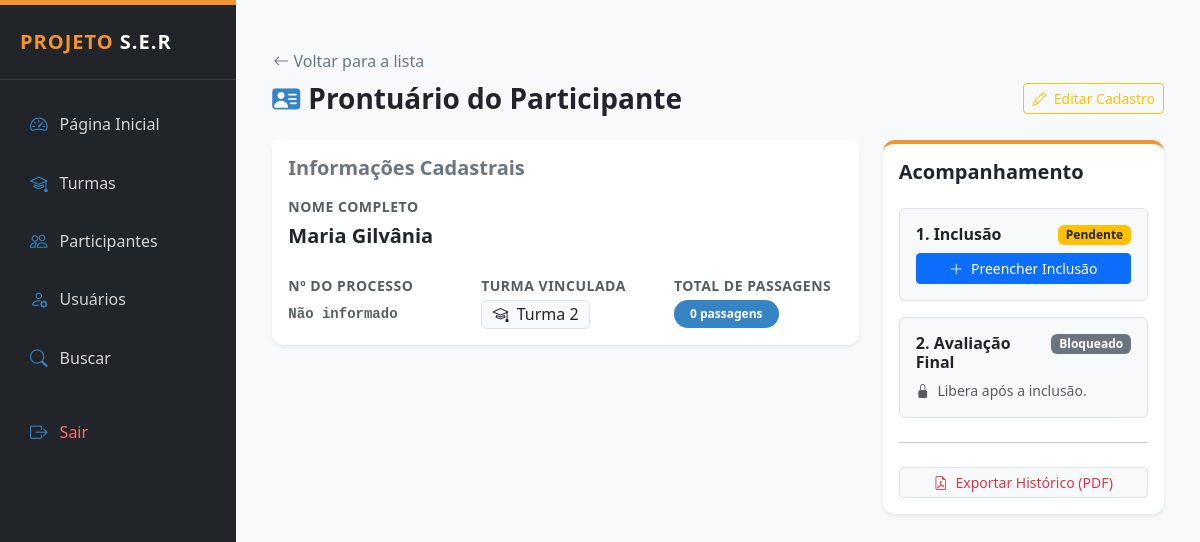
/public/participantes_detalhes.php?id=170 (signed in), run on an earlier commit of the app's database.
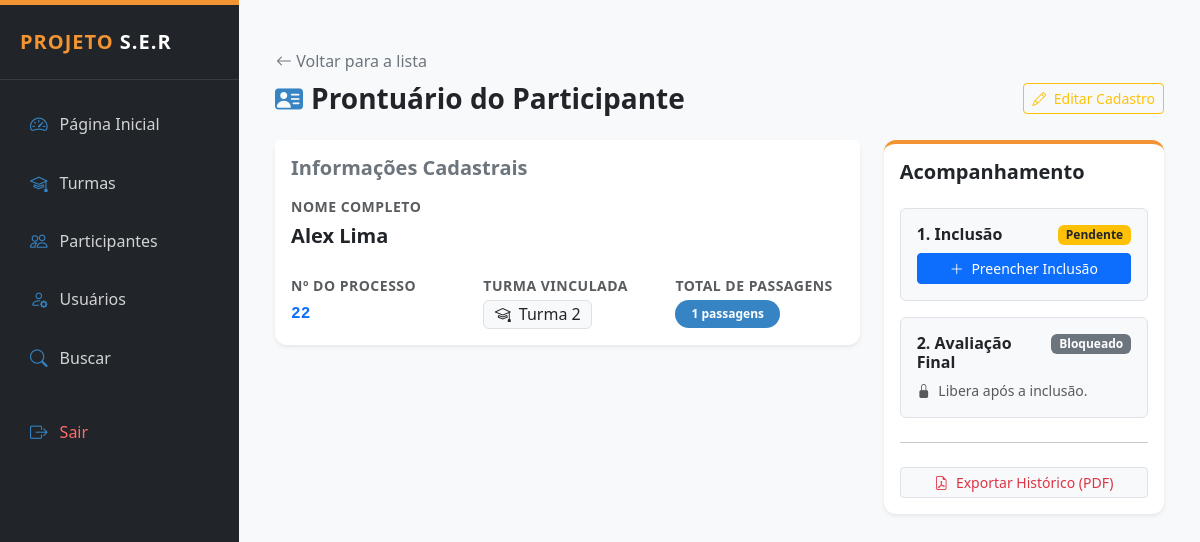
And on a later commit of the database.
### tables this page shows
CREATE TABLE `participantes` (
  `id` int(11) NOT NULL,
  `nome` varchar(120) NOT NULL,
  `numero_processo` varchar(50) DEFAULT NULL,
  `cpf` varchar(11) DEFAULT NULL,
  `data_nascimento` date DEFAULT NULL,
  `telefone` varchar(20) DEFAULT NULL,
  `email` varchar(120) DEFAULT NULL,
  `endereco` varchar(150) DEFAULT NULL,
  `bairro` varchar(100) DEFAULT NULL,
  `turma_id` int(11) DEFAULT NULL,
  `observacoes` text DEFAULT NULL,
  `criado_em` timestamp NOT NULL DEFAULT current_timestamp(),
  `caso_id` int(11) DEFAULT NULL,
  `status` enum('ativo','inativo') DEFAULT 'ativo',
  `total_passagens` int(11) DEFAULT 0
);

CREATE TABLE `turmas` (
  `id` int(11) NOT NULL,
  `nome` varchar(120) NOT NULL,
  `descricao` text DEFAULT NULL,
  `responsavel` varchar(100) DEFAULT NULL,
  `data_inicio` date DEFAULT NULL,
  `data_fim` date DEFAULT NULL,
  `status` enum('ativa','encerrada') DEFAULT 'ativa',
  `criado_em` timestamp NOT NULL DEFAULT current_timestamp()
);

### public/participantes_detalhes.php (the view, shortened to what the changed rows need)
<?php
require_once __DIR__ . '/../config/conexao.php';
require_once __DIR__ . '/../layout/admin_header.php';
$id = $_GET['id'] ?? null;
$stmt = $pdo->prepare("
    SELECT p.*, t.nome AS turma_nome
    FROM participantes p
    LEFT JOIN turmas t ON t.id = p.turma_id
    WHERE p.id = ?
");
$stmt->execute([$id]);
$p = $stmt->fetch();
function campo($valor) {
    return $valor ? htmlspecialchars($valor) : '<span class="text-muted small italic">Não informado</span>';
}
?>
<div class="container-fluid py-4">
    <div class="row">
        <div class="col-lg-8">
            <div class="card border-0 shadow-sm mb-4">
                <div class="card-body pt-0">
                    <div class="row g-4">
                        <div class="col-12">
                            <label class="small text-uppercase fw-bold text-muted d-block mb-1">Nome Completo</label>
                            <span class="fs-5 fw-bold text-dark"><?= htmlspecialchars($p['nome']) ?></span>
                        </div>
                        <div class="col-md-4">
                            <label class="small text-uppercase fw-bold text-muted d-block mb-1">Nº do Processo</label>
                            <code class="fs-6 text-primary fw-bold"><?= campo($p['numero_processo']) ?></code>
                        </div>
                        <div class="col-md-4">
                            <label class="small text-uppercase fw-bold text-muted d-block mb-1">Turma Vinculada</label>
                            <span class="badge bg-light text-dark border fw-normal fs-6">
                                <i class="bi bi-mortarboard me-1"></i> <?= campo($p['turma_nome']) ?>
                            </span>
                        </div>
                        <div class="col-md-4">
                            <label class="small text-uppercase fw-bold text-muted d-block mb-1">Total de Passagens</label>
                            <span class="badge rounded-pill px-3 py-2" style="background-color: var(--ser-blue);">
                                <?= $p['total_passagens'] ?? 0 ?> passagens
                            </span>
                        </div>
                    </div>
                </div>
            </div>
        </div>
    </div>
</div>
<?php require_once __DIR__ . '/../layout/admin_footer.php'; ?>

What changed in the data, as far as the page shows it:
changed participantes: nome "Maria Gilvânia" → "Alex Lima"; numero_processo "Turma 2" → "22 Turma 2"; total_passagens "0" → "1"
Also different on the page:
text no longer shown: "Não informado"
